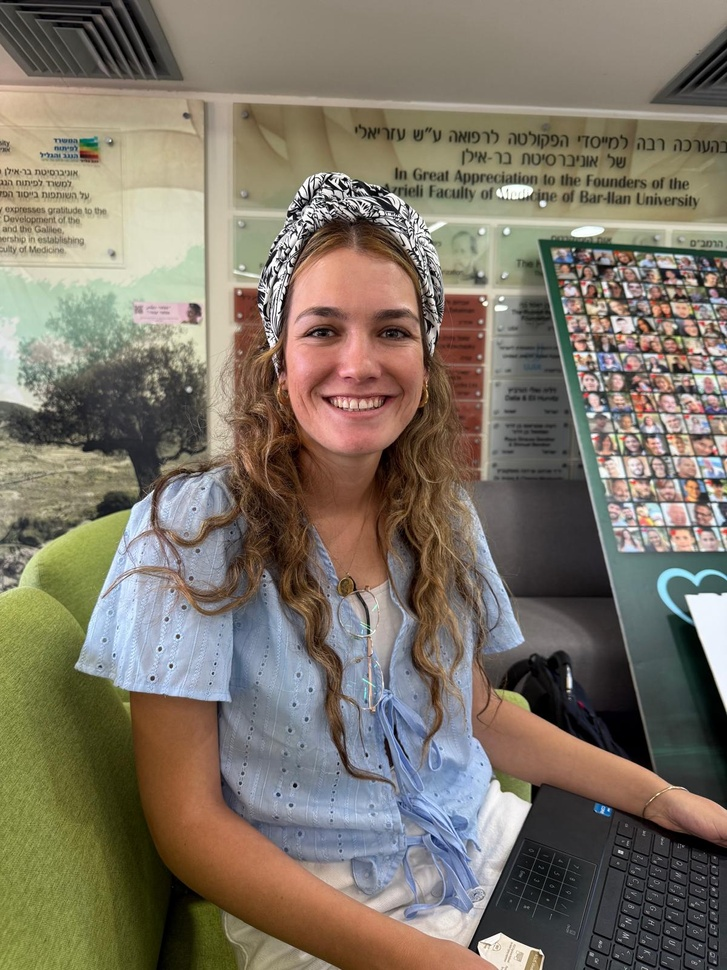
#> input picture Noya.jpg, 727 x 970 px, shrunk from 1200 x 1600 before the run
$ python main.py
#> lines starting #> are read from the running program, lines starting #| are printed output that depends on the picture; after the words box and inside, x2 and y2 are one past the last pixel; in counts of white or black regions, pixels touching at a corner belong together
### image_utils.py
import numpy as np
from PIL import Image
from scipy.signal import convolve2d

def load_image(image_path):
    img = Image.open(image_path)
    return np.array(img)

def edge_detection(image_array):
    gray_image = np.mean(image_array.astype(float), axis=2)

    kernelY = np.array([[1, 2, 1], [0, 0, 0], [-1, -2, -1]])
    kernelX = np.array([[-1, 0, 1], [-2, 0, 2], [-1, 0, 1]])

    edgeX = convolve2d(gray_image, kernelX, mode='same', boundary='fill', fillvalue=0)
    edgeY = convolve2d(gray_image, kernelY, mode='same', boundary='fill', fillvalue=0)

    edgeMAG = np.sqrt(edgeX**2 + edgeY**2)
    return edgeMAG

### main.py
import numpy as np
from PIL import Image
from skimage.filters import median
from skimage.morphology import ball
from image_utils import load_image, edge_detection

def main():
    image_path = 'Noya.jpg'
    original_img = load_image(image_path)
#> in load_image, img is the input picture: PIL image 727x970 RGB; mean R, G, B 125.9, 117.2, 103.5
    clean_image = median(original_img, ball(3))
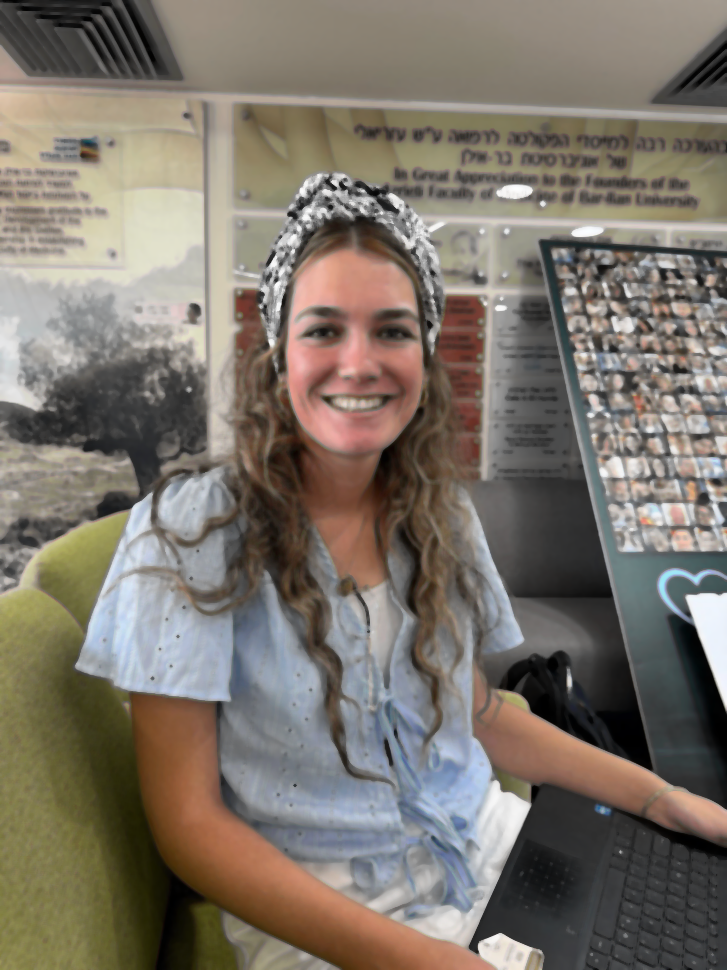
#> clean_image: shape (970, 727, 3); mean R, G, B 123.9, 115.9, 105.8
    edge_mag = edge_detection(clean_image)
#> in edge_detection, `gray_image = np.mean(image_array.astype(float), axis=2)`:
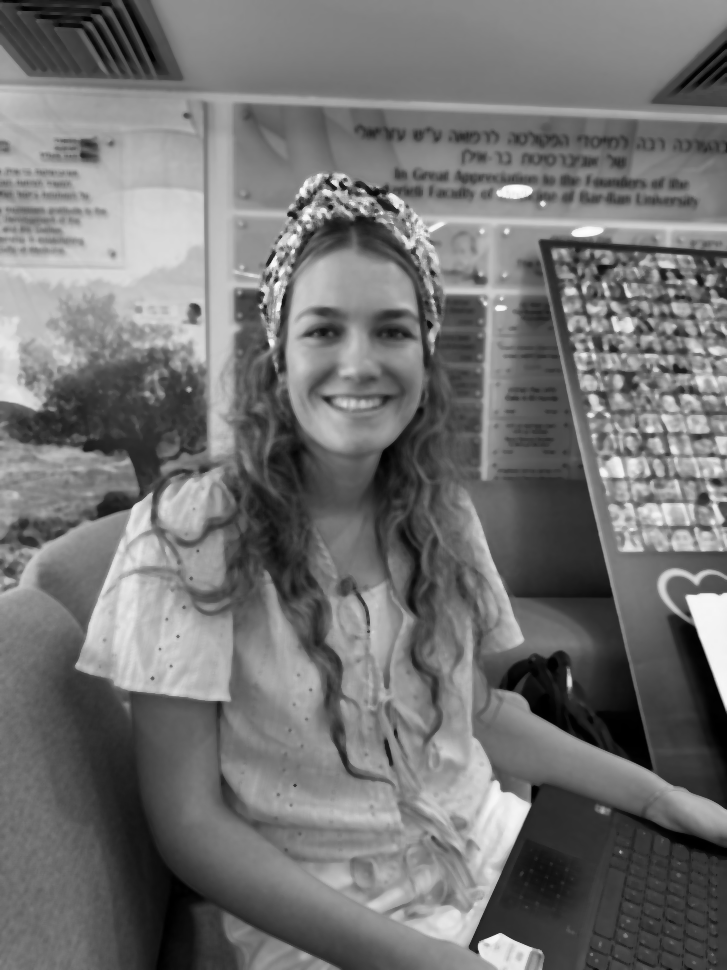
#> gray_image: shape (970, 727) float64; min 0, max 253.7, mean 115.2
#> in edge_detection, `edgeX = convolve2d(gray_image, kernelX, mode='same', boundary='fill', ..`:
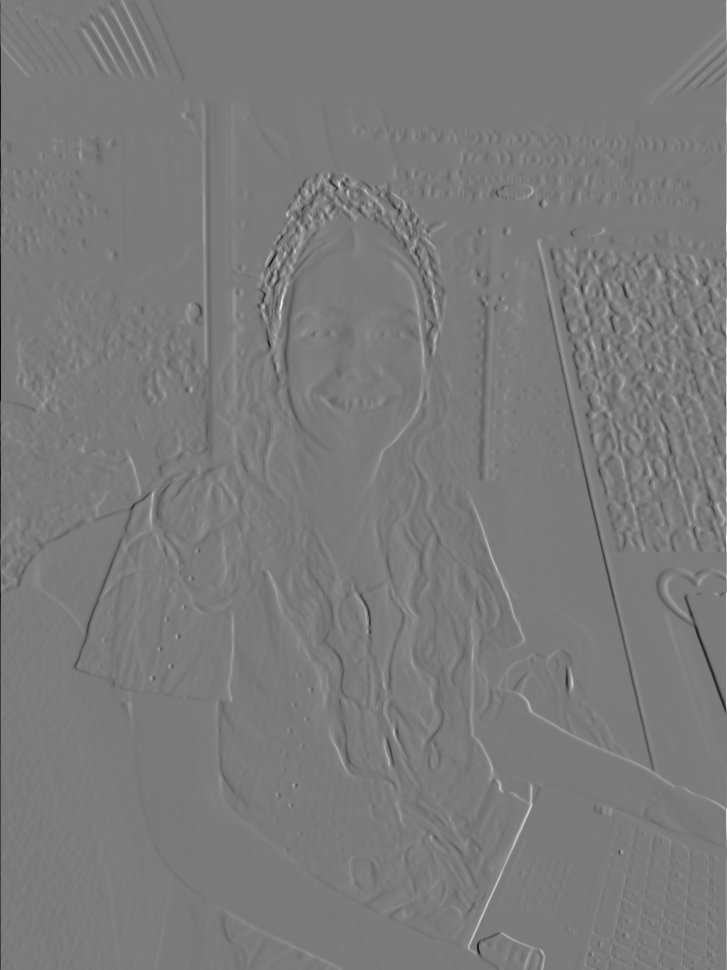
#> edgeX: shape (970, 727) float64; min -922.3, max 982.3, mean 0.2; drawn with min black and max white
#> in edge_detection, `edgeY = convolve2d(gray_image, kernelY, mode='same', boundary='fill', ..`:
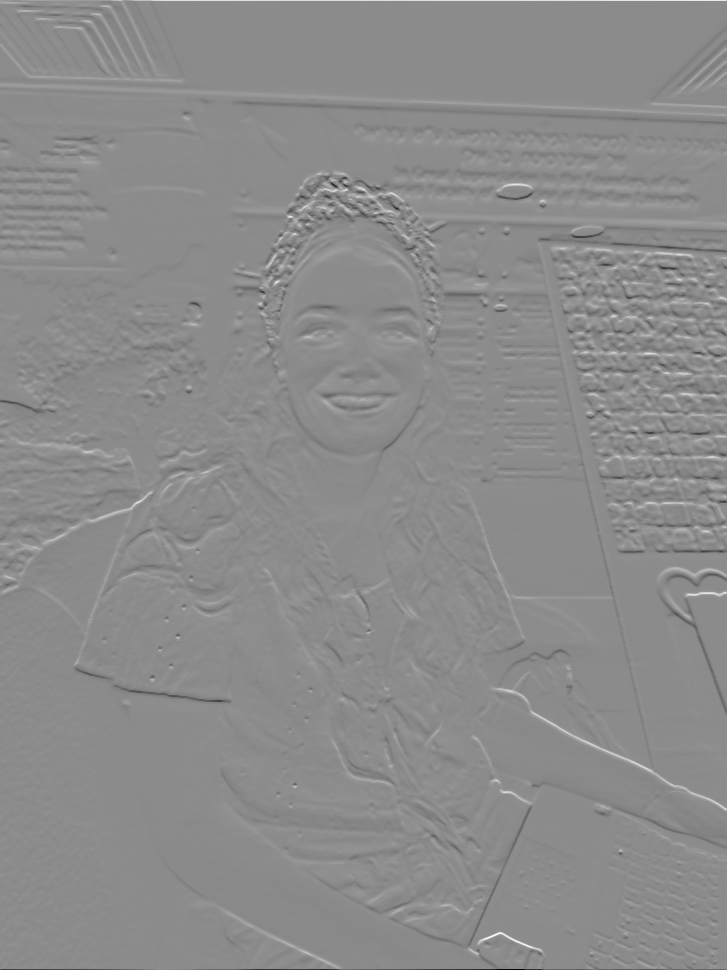
#> edgeY: shape (970, 727) float64; min -916.3, max 754.3, mean -0.1; drawn with min black and max white
#> in edge_detection, `edgeMAG = np.sqrt(edgeX**2 + edgeY**2)`:
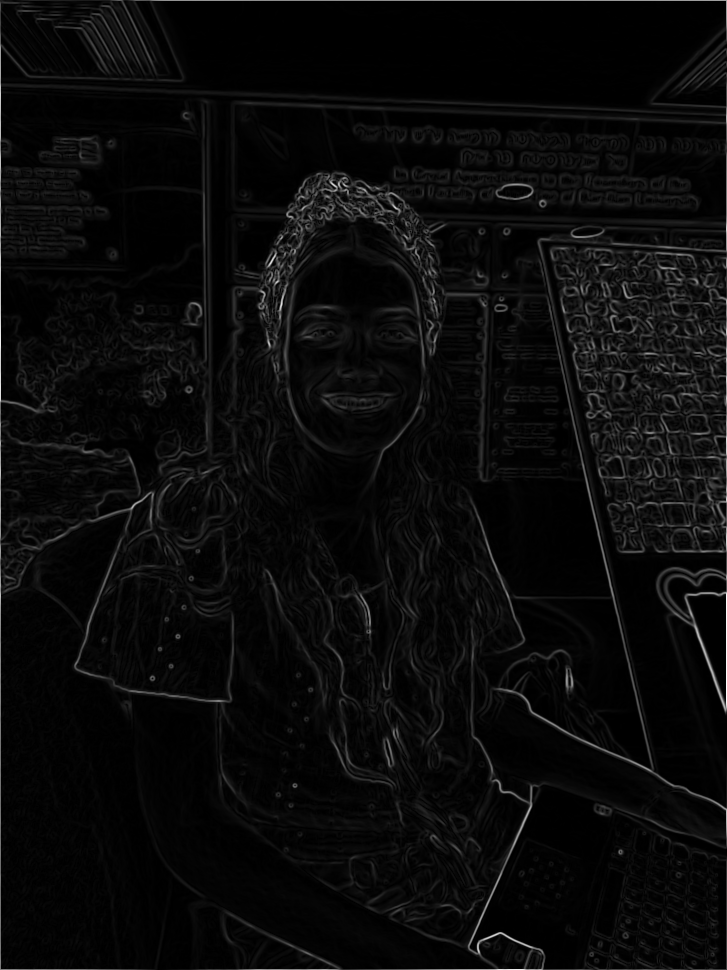
#> edgeMAG: shape (970, 727) float64; min 0, max 982.3, mean 41.1; drawn with min black and max white

    threshold = 50
    edge_binary = (edge_mag > threshold).astype(np.uint8) * 255
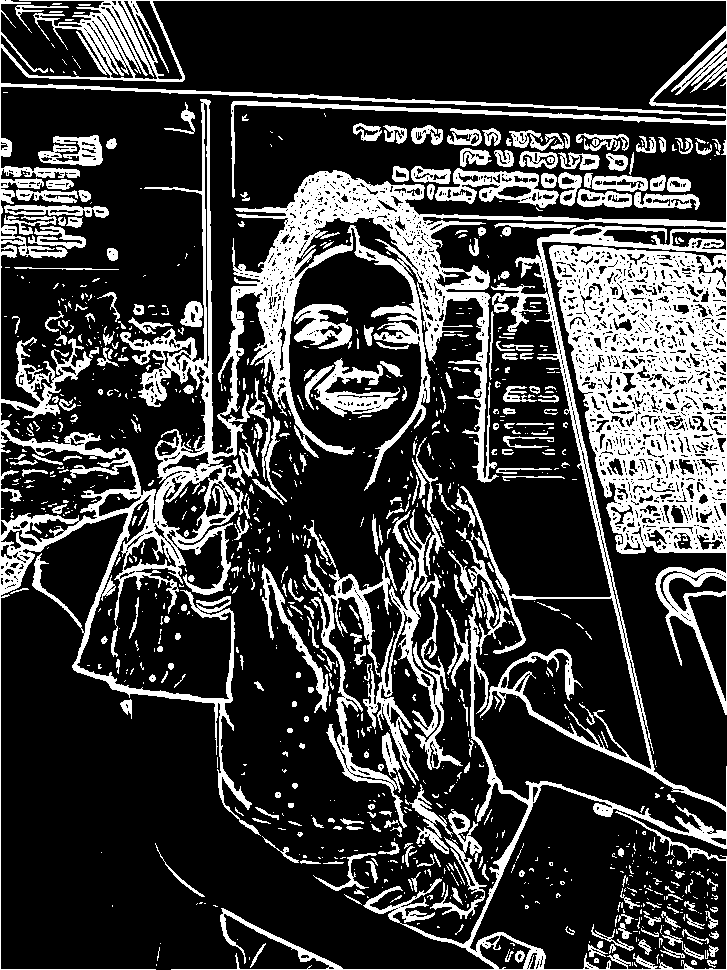
#> edge_binary: shape (970, 727); 24.1% white; 1085 white regions (754 under 20 px), largest, box (x1, y1, x2, y2) and area: (0, 0, 727, 970) 116089, (363, 509, 463, 785) 5311, (303, 548, 407, 828) 3925

    edge_image = Image.fromarray(edge_binary)
    edge_image.save('my_edges.png')

if __name__ == "__main__":
    main()
